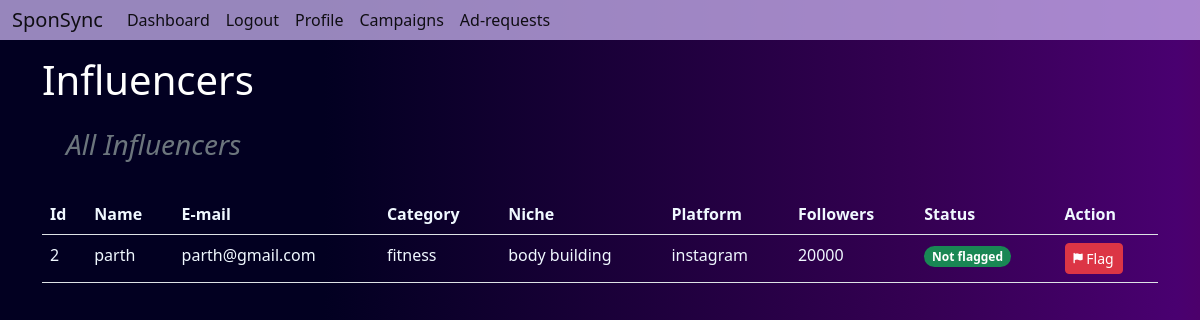
The page /admin/influencers (signed in) on the database as committed earlier.
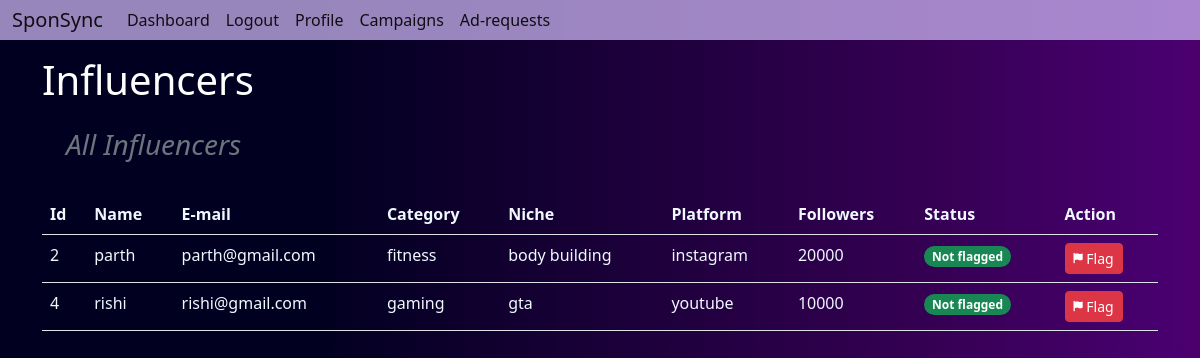
The same page on the database as committed later.
### models.py (models this page shows)
class Influencer(db.Model):
    id = db.Column(db.Integer,db.ForeignKey("user.id"),primary_key=True)
    name = db.Column(db.String(30),nullable=False)
    email = db.Column(db.String(30))
    category = db.Column(db.String(30),nullable=False)
    niche = db.Column(db.String(30),nullable=False)
    platform = db.Column(db.String(30),nullable=False)
    followers = db.Column(db.Integer,nullable=False)
    flagged = db.Column(db.Boolean,nullable=False,default=False)

### routes.py (the view)
@app.route('/admin/influencers')
def admin_influencers():
    user = User.query.get(session['user_id'])
    influencers = Influencer.query.all()
    return render_template('admin/influencers.html',influencers=influencers,user=user)

### templates/admin/influencers.html (shortened to what this page needs)
{% extends 'layout.html' %}
{% block content %}
<h1 class="mt-3">Influencers</h1>
<div class="heading m-4">
    <h3 class="text-muted"><i>All Influencers</i></h3>
</div>
{% if influencers | length !=0 %}
<table class="table">
    <thead>
        <tr>
            <th>Id</th>
            <th>Name</th>
            <th>E-mail</th>
            <th>Category</th>
            <th>Niche</th>
            <th>Platform</th>
            <th>Followers</th>
            <th>Status</th>
            <th>Action</th>
        </tr>
    </thead>
    {% endif %}
    {% for influencer in influencers %}
    <tr>
        <td>{{ influencer.id }}</td>
        <td>{{ influencer.name }}</td>
        <td>{{ influencer.email }}</td>
        <td>{{ influencer.category }}</td>
        <td>{{ influencer.niche }}</td>
        <td>{{ influencer.platform }}</td>
        <td>{{ influencer.followers }}</td>
        <td>
            {% if influencer.flagged == False %}
            <span class="badge rounded-pill text-bg-success">Not flagged</span>
            {% else %}
            <span class="badge rounded-pill text-bg-danger">Flagged</span>
            {% endif %}
        </td>
        <td>
            {% if influencer.flagged == False %}
            <a href="{{ url_for('flag_user',id=influencer.id) }}" class="btn btn-sm btn-danger">
                Flag
            </a>
            {% else %}
            <a href="{{ url_for('unflag_user',id=influencer.id) }}" class="btn btn-sm btn-warning">
                <i class="fas fa-bolt fa-xs"></i>
                Unflag
            </a>
            {% endif %}
        </td>
    </tr>
    {% endfor %}
    {% endblock %}

### templates/layout.html (shortened to what this page needs)
<!DOCTYPE html>
<html lang="en">
<head>
    <link rel="stylesheet" href="https://cdn.jsdelivr.net/npm/bootstrap@5.2.3/dist/css/bootstrap.min.css">
    <link rel="stylesheet" href="https://cdnjs.cloudflare.com/ajax/libs/font-awesome/6.5.2/css/all.min.css">
</head>
<body>
    {% include 'nav.html' %}
    <div class="container">
        {% block content %}
        {% endblock %}
    </div>
</body>
</html>

### templates/nav.html (shortened to what this page needs)
<nav class="navbar navbar-expand-lg" style="background-color: #c9b3f0c0;">
    <div class="container-fluid">
        <a class="navbar-brand" href="{{ url_for('index') }}">SponSync</a>
        <div class="collapse navbar-collapse" id="navbarNav">
            <ul class="navbar-nav">
                {% if user %}
                <li class="nav-item">
                    <a class="nav-link active" href="{{ url_for('dashboard') }}">Dashboard</a>
                </li>
                <li class="nav-item">
                    <a class="nav-link active" href="{{ url_for('logout') }}">Logout</a>
                </li>
                {% if user.type == "sponsor" %}
                <li class="nav-item">
                    <a class="nav-link active" href="{{ url_for('sponsor_profile') }}">Profile</a>
                </li>
                <li class="nav-item">
                    <a class="nav-link active" href="{{ url_for('sponsor_campaigns') }}">Campaigns</a>
                </li>
                <li class="nav-item">
                    <a class="nav-link active" href="{{ url_for('sponsor_ad_requests') }}">Ad-requests</a>
                </li>
                {% endif %}
                {% endif %}
            </ul>
        </div>
    </div>
</nav>

### templates/layout.html (style rules this page uses)
body { margin: 0; padding: 0; background: rgb(2, 0, 33); background: linear-gradient(90deg, rgba(2, 0, 33, 1) 27%, rgba(53, 0, 83, 1) 77%, rgba(73, 0, 112, 1) 98%, rgba(76, 0, 107, 1) 100%, rgba(51, 2, 79, 1) 100%); color: white; }
.table { color: aliceblue; }

### templates/admin/influencers.html (style rules this page uses)
.heading { display: flex; justify-content: space-between; align-items: center; }

### templates/nav.html (style rules this page uses)
.navbar { width: 100%; padding: 0; }

Rows that differ between the two databases and show on the page:
added Influencer: id "4", name "rishi", email "rishi@gmail.com", category "gaming", niche "gta", platform "youtube", followers "10000", flagged "Not flagged"
